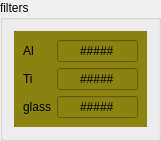
   <widget class="QGroupBox" name="groupBox_8">
    <property name="geometry">
     <rect>
      <x>760</x>
      <y>460</y>
      <width>161</width>
      <height>111</height>
     </rect>
    </property>
    <property name="title">
     <string>filters</string>
    </property>
    <layout class="QHBoxLayout" name="horizontalLayout_9">
     <item>
      <widget class="QWidget" name="widget_4" native="true">
       <property name="styleSheet">
        <string notr="true">background-color: rgb(139, 130, 15);</string>
       </property>
       <layout class="QFormLayout" name="formLayout_2">
        <property name="fieldGrowthPolicy">
         <enum>QFormLayout::AllNonFixedFieldsGrow</enum>
        </property>
        <item row="0" column="0">
         <widget class="QLabel" name="label_10">
          <property name="text">
           <string>Al</string>
          </property>
          <property name="alignment">
           <set>Qt::AlignLeading|Qt::AlignLeft|Qt::AlignVCenter</set>
          </property>
         </widget>
        </item>
        <item row="0" column="1">
         <widget class="caLineEdit" name="calineedit_34">
          <property name="sizePolicy">
           <sizepolicy hsizetype="Expanding" vsizetype="Expanding">
            <horstretch>0</horstretch>
            <verstretch>0</verstretch>
           </sizepolicy>
          </property>
          <property name="text">
           <string>#####</string>
          </property>
          <property name="alignment">
           <set>Qt::AlignCenter</set>
          </property>
          <property name="channel" stdset="0">
           <string notr="true">9idcUSX:pf4:filterAl</string>
          </property>
          <property name="unitsEnabled">
           <bool>true</bool>
          </property>
         </widget>
        </item>
        <item row="1" column="0">
         <widget class="QLabel" name="label_13">
          <property name="text">
           <string>Ti</string>
          </property>
          <property name="alignment">
           <set>Qt::AlignLeading|Qt::AlignLeft|Qt::AlignVCenter</set>
          </property>
         </widget>
        </item>
        <item row="1" column="1">
         <widget class="caLineEdit" name="calineedit_33">
          <property name="sizePolicy">
           <sizepolicy hsizetype="Expanding" vsizetype="Expanding">
            <horstretch>0</horstretch>
            <verstretch>0</verstretch>
           </sizepolicy>
          </property>
          <property name="text">
           <string>#####</string>
          </property>
          <property name="alignment">
           <set>Qt::AlignCenter</set>
          </property>
          <property name="channel" stdset="0">
           <string notr="true">9idcUSX:pf4:filterTi</string>
          </property>
          <property name="unitsEnabled">
           <bool>true</bool>
          </property>
         </widget>
        </item>
        <item row="2" column="0">
         <widget class="QLabel" name="label_14">
          <property name="text">
           <string>glass</string>
          </property>
          <property name="alignment">
           <set>Qt::AlignLeading|Qt::AlignLeft|Qt::AlignVCenter</set>
          </property>
         </widget>
        </item>
        <item row="2" column="1">
         <widget class="caLineEdit" name="calineedit_35">
          <property name="sizePolicy">
           <sizepolicy hsizetype="Expanding" vsizetype="Expanding">
            <horstretch>0</horstretch>
            <verstretch>0</verstretch>
           </sizepolicy>
          </property>
          <property name="text">
           <string>#####</string>
          </property>
          <property name="alignment">
           <set>Qt::AlignCenter</set>
          </property>
          <property name="channel" stdset="0">
           <string notr="true">9idcUSX:pf42:filterGlass</string>
          </property>
          <property name="unitsEnabled">
           <bool>true</bool>
          </property>
         </widget>
        </item>
       </layout>
      </widget>
     </item>
    </layout>
   </widget>
